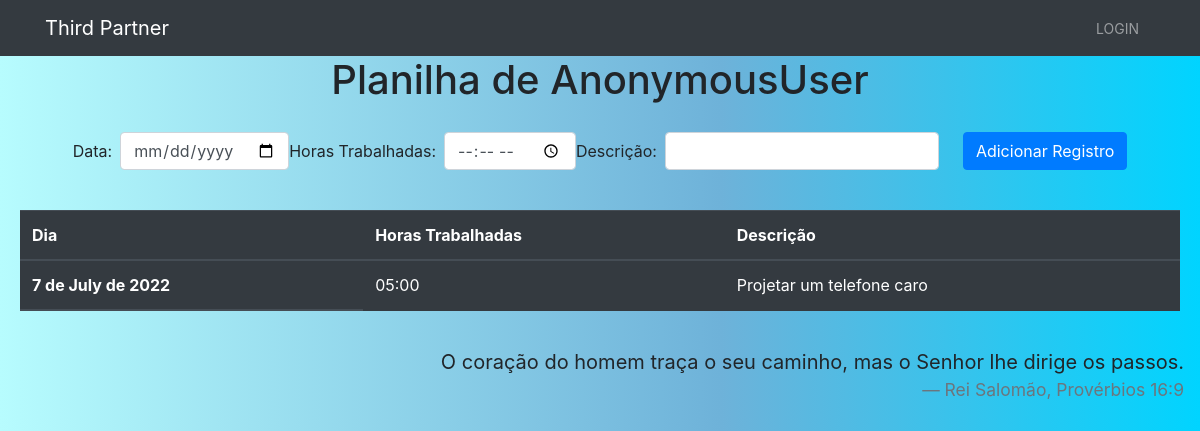
The app's page /planilha/, older data.
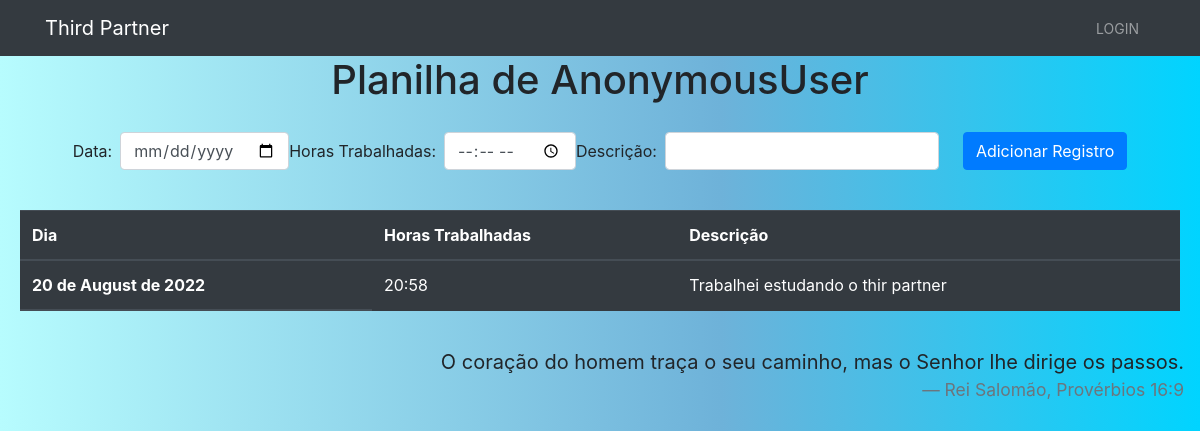
The same page, newer data.
### core/models/WorkedHours.py (models this page shows, shortened)
class WorkedHours(models.Model):
    worker = models.ForeignKey(CoworkerModel, on_delete=models.CASCADE)
    date = models.DateField()
    worked_hours = models.TimeField()
    description = models.CharField(max_length=200)
    class Meta:
        verbose_name = "Hora"
        verbose_name_plural = "Horas"

### core/views.py (the view)
# urls.py: path("planilha/", SheetView.as_view(), name="sheet_view"),
class SheetView(ListView):
    model = WorkedHours
    template_name = "core/planilha.html"
    context_object_name = "hours"
    def get_context_data(self, *args, **kwargs):
        context = super().get_context_data(**kwargs)
        context["info"] = "sheet_menu"
        context["title"] = "Planilha"
        if self.request.user.is_superuser:
            print("uau, superuser")
            context['menu'] = menu_superuser
        elif self.request.user.is_authenticated:
            print("É... dá pra pssar, usuário comum")
            context['menu'] = menu_user
        context["form"] = AddWorkedHours
        return context

### core/templates/core/planilha.html (shortened to what this page needs)
{% extends 'core/base.html' %}
{% load static %} {% load bootstrap4 %}
{% block content%}
<section id="sheet">
    <p class="h1 text-center">Planilha de {{user}}</p>
    <div class="card-body">
        <form method="POST" enctype="multipart/form-data" class="form-inline" action="{% url 'core:add_hours_view' %}">
            <div class="form-group mx-auto mt-auto mb-auto">
                {{form}}
                <input type="submit" class="btn btn-primary ml-4" name="Add Hours" value="Adicionar Registro">
            </div>
        </form>
    </div>
    <div class="card-body ">
        <table class="table table-dark ">
            <thead>
                <tr>
                    <th scope="col">Dia</th>
                    <th scope="col">Horas Trabalhadas</th>
                    <th scope="col">Descrição</th>
                </tr>
            </thead>
            <thead>
                <tr>
                    {% for hour in hours %}
                    <th scope="row">{{hour.date}}</th>
                    <td>{{hour.worked_hours}}</td>
                    <td>{{hour.description}}</td>
                </tr>
                {% endfor %}
            </thead>
        </table>
    </div>
</section>
{% endblock %}

### core/templates/core/base.html (shortened to what this page needs)
{% load static %} {% load bootstrap4 %}
<!DOCTYPE html>
<html lang="pt-br">
<head>
</head>
<body>
    {% include 'core/navbar.html' %}
    {% block content%} {% endblock %}
    <link rel="stylesheet" type="text/css" href="{% static 'core/style.css' %}" />
    <blockquote class="blockquote pr-3">
        <p class="mb-0 text-right">
            O coração do homem traça o seu caminho, mas o Senhor lhe dirige os
            passos.
        </p>
        <footer class="blockquote-footer text-right">Rei Salomão, Provérbios 16:9</footer>
    </blockquote>
</body>
</html>

### core/templates/core/navbar.html (shortened to what this page needs)
{% load bootstrap4 %}
{% load static %}
{% bootstrap_css %}
<link rel="stylesheet" href="{% static 'core/style.css' %}">
{% if user.is_authenticated %}
<nav class="navbar navbar-expand-sm navbar-dark bg-dark">
    <div class="container">
        <a href="{% url 'users:nouser_view' %}" class="navbar-brand">Third Partner</a>
        <p class="navbar-brand mb-0">| Bem vindo, {{user.user_name}}!</p>
        <button class="navbar-toggler" data-toggle="collapse" data-target="#navbarCollapse">
            <span class="navbar-toggler-icon"></span>
        </button>
        <div class="collapse navbar-collapse" id="navbarCollapse">
            <ul class="navbar-nav ml-auto">
                {% for il in menu.items %}
                <li class="nav-item" id="{{m}}">
                    <a href="/{{il.1}}" class="nav-link">{{il.0}}</a>
                </li>
                {% endfor %}
            </ul>
        </div>
    </div>
</nav>
{% else %}
<nav class="navbar navbar-expand-sm navbar-dark bg-dark">
    <div class="container">
        <a href="{% url 'users:nouser_view' %}" class="navbar-brand">Third Partner</a>
        <div class="collapse navbar-collapse" id="navbarCollapse">
            <ul class="navbar-nav ml-auto">
                <li class="nav-item" id="login_menu">
                    <a href="{% url 'users:nouser_view' %}" class="nav-link">Login</a>
                </li>
            </ul>
        </div>
    </div>
</nav>
{% endif %}

### core/static/core/style.css (style rules this page uses)
.navbar .nav-link { font-size: 14px !important; text-transform: uppercase !important; padding-left: 1rem !important; padding-right: 1rem !important; }
.navbar .nav-link { margin-bottom: 0rem !important; }
html { overflow-y: scroll; }
body { background: rgb(183, 252, 254); background: linear-gradient(90deg, rgba(183, 252, 254, 1) 0%, rgba(110, 178, 217, 1) 60%, rgba(0, 212, 255, 1) 100%); }

Row changes from the older to the newer data that the page shows:
changed WorkedHours: date "7 de July de 2022" → "20 de August de 2022"; worked_hours "05:00" → "20:58"; description "Projetar um telefone caro" → "Trabalhei estudando o thir partner"
